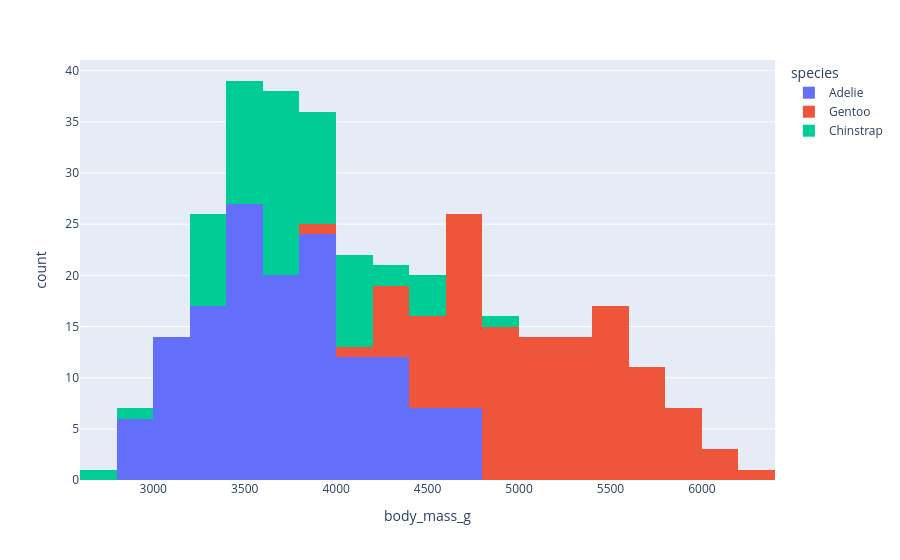

This figure's notebook cell:
### Code cell
fig = px.histogram(df, x="body_mass_g", color="species")
fig.show()

### Figure 1 — Plotly figure (JSON) as saved in the notebook; plotly's stock layout.template omitted (floating-point values rounded to 4 significant figures; data arrays with more than 128 entries replaced by an {"elided": "..."} marker saying what was removed)
{"data": [{"bingroup": "x", "hovertemplate": "species=Adelie<br>body_mass_g=%{x}<br>count=%{y}<extra></extra>", "legendgroup": "Adelie", "marker": {"color": "#636efa", "pattern": {"shape": ""}}, "name": "Adelie", "orientation": "v", "showlegend": true, "type": "histogram", "x": {"elided": "146 float values"}, "xaxis": "x", "yaxis": "y"}, {"bingroup": "x", "hovertemplate": "species=Gentoo<br>body_mass_g=%{x}<br>count=%{y}<extra></extra>", "legendgroup": "Gentoo", "marker": {"color": "#EF553B", "pattern": {"shape": ""}}, "name": "Gentoo", "orientation": "v", "showlegend": true, "type": "histogram", "x": [4500.0, 5700.0, 4450.0, 5700.0, 5400.0, 4550.0, 4800.0, 5200.0, 4400.0, 5150.0, 4650.0, 5550.0, 4650.0, 5850.0, 4200.0, 5850.0, 4150.0, 6300.0, 4800.0, 5350.0, 5700.0, 5000.0, 4400.0, 5050.0, 5000.0, 5100.0, 5650.0, 4600.0, 5550.0, 5250.0, 4700.0, 5050.0, 6050.0, 5150.0, 5400.0, 4950.0, 5250.0, 4350.0, 5350.0, 3950.0, 5700.0, 4300.0, 4750.0, 5550.0, 4900.0, 4200.0, 5400.0, 5100.0, 5300.0, 4850.0, 5300.0, 4400.0, 5000.0, 4900.0, 5050.0, 4300.0, 5000.0, 4450.0, 5550.0, 4200.0, 5300.0, 4400.0, 5650.0, 4700.0, 5700.0, 5800.0, 4700.0, 5550.0, 4750.0, 5000.0, 5100.0, 5200.0, 4700.0, 5800.0, 4600.0, 6000.0, 4750.0, 5950.0, 4625.0, 5450.0, 4725.0, 5350.0, 4750.0, 5600.0, 4600.0, 5300.0, 4875.0, 5550.0, 4950.0, 5400.0, 4750.0, 5650.0, 4850.0, 5200.0, 4925.0, 4875.0, 4625.0, 5250.0, 4850.0, 5600.0, 4975.0, 5500.0, 5500.0, 4700.0, 5500.0, 4575.0, 5500.0, 5000.0, 5950.0, 4650.0, 5500.0, 4375.0, 5850.0, 6000.0, 4925.0, 4850.0, 5750.0, 5200.0, 5400.0], "xaxis": "x", "yaxis": "y"}, {"bingroup": "x", "hovertemplate": "species=Chinstrap<br>body_mass_g=%{x}<br>count=%{y}<extra></extra>", "legendgroup": "Chinstrap", "marker": {"color": "#00cc96", "pattern": {"shape": ""}}, "name": "Chinstrap", "orientation": "v", "showlegend": true, "type": "histogram", "x": [3500.0, 3900.0, 3650.0, 3525.0, 3725.0, 3950.0, 3250.0, 3750.0, 4150.0, 3700.0, 3800.0, 3775.0, 3700.0, 4050.0, 3575.0, 4050.0, 3300.0, 3700.0, 3450.0, 4400.0, 3600.0, 3400.0, 2900.0, 3800.0, 3300.0, 4150.0, 3400.0, 3800.0, 3700.0, 4550.0, 3200.0, 4300.0, 3350.0, 4100.0, 3600.0, 3900.0, 3850.0, 4800.0, 2700.0, 4500.0, 3950.0, 3650.0, 3550.0, 3500.0, 3675.0, 4450.0, 3400.0, 4300.0, 3250.0, 3675.0, 3325.0, 3950.0, 3600.0, 4050.0, 3350.0, 3450.0, 3250.0, 4050.0, 3800.0, 3525.0, 3950.0, 3650.0, 3650.0, 4000.0, 3400.0, 3775.0, 4100.0, 3775.0], "xaxis": "x", "yaxis": "y"}], "layout": {"barmode": "relative", "legend": {"title": {"text": "species"}, "tracegroupgap": 0}, "margin": {"t": 60}, "xaxis": {"anchor": "y", "domain": [0, 1], "title": {"text": "body_mass_g"}}, "yaxis": {"anchor": "x", "domain": [0, 1], "title": {"text": "count"}}}}
